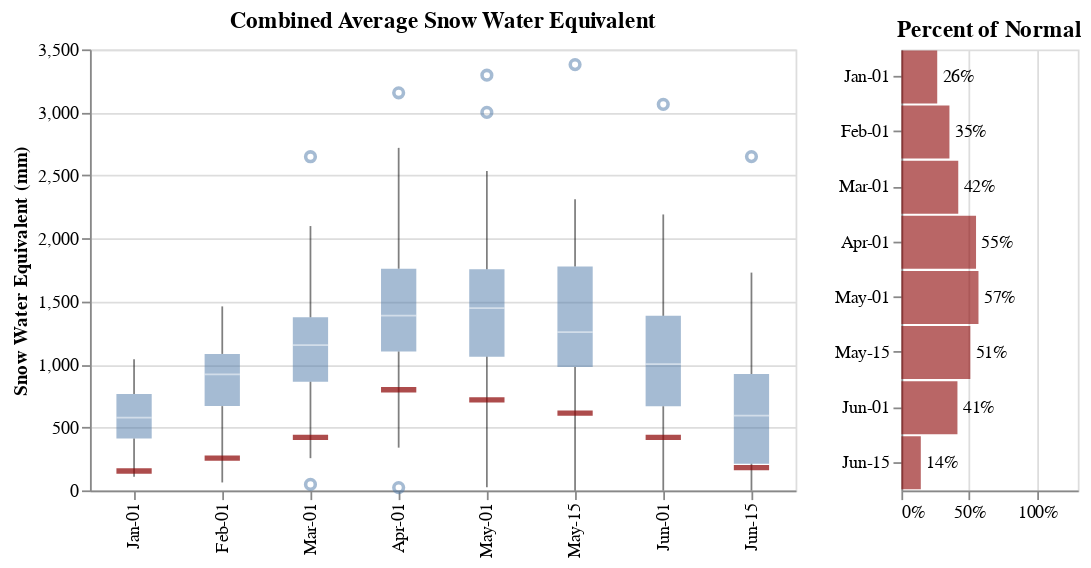

Notebook cell for this chart:
### Markdown cell above
## Manual Snow Surveys
The chart below shows the combined average snow water equivalent from sites in the WSAs for 2024 (red dash). The boxplots show the distribution of values for each survey period (quartiles), and the bar plot on the right shows the percent of historical average. 2024 saw values well below normal for the entire season. This is expected during string El Nino conditions.

### Code cell
# Create the boxplot for historical precipitation
swe_boxplot = alt.Chart(snow_data_all).mark_boxplot(size= 20, opacity=0.5).encode(
    alt.X('monthdate(date):O', title='Month (January-December)', axis=alt.Axis(format='%b-%d')),  # Display month in "mmm" format
    alt.Y('mean_swe:Q', title='Snow Water Equivalent (mm)'),
).properties(width=400, height=250, title='Combined Average Snow Water Equivalent')

#Create a base chart for 'Mean_TA' values
mean_swe_line = alt.Chart(snow_data_2024).mark_tick(size=20, thickness=3, color='darkred').encode(
    x=alt.X('monthdate(date):O', title=None, axis=alt.Axis(format='%b-%d')),
    y=alt.Y('mean_swe:Q', title='Snow Water Equivalent (mm)')
).properties(
    width=400, height=250
)

swe_line_2024 = alt.Chart(snow_data_2024).mark_tick(size=14, thickness=2, color='darkred', opacity=0.8).encode(
    x=alt.X('monthdate(date):O', title=None, axis=alt.Axis(format='%b-%d')),
    y=alt.Y('mean_swe:Q', title='Snow Water Equivalent (mm)')
).properties(
    width=400, height=250
)

# Create a chart for 'TA_Anomaly'
swe_anomaly_chart = alt.Chart(snow_data_2024).mark_bar(color='darkred', size=30, opacity=0.6).encode(
    x=alt.X('combined_swe_percent:Q', title=None, axis=alt.Axis(format='%'), scale=alt.Scale(domain=[0,1.3])),
    y=alt.Y('monthdate(date):O', title=None, axis=alt.Axis(format='%b-%d'))
).properties(
    title = 'Percent of Normal',width=100, height=250
)

text_percent = swe_anomaly_chart.mark_text(
    align='left',
    baseline='middle',
    size=10,
    dx=3  # Nudges text to right so it doesn't appear on top of the bar
).encode(
    text=alt.Text('combined_swe_percent:Q', format='.0%'),  # Format as percentage
)
anomaly_text = swe_anomaly_chart + text_percent

# Combine the two charts
combined_swe = swe_boxplot + mean_swe_line 

total = combined_swe | anomaly_text
total

### Figure 1 — Vega-Lite specification as saved in the notebook (floating-point values rounded to 4 significant figures; data arrays with more than 128 entries replaced by an {"elided": "..."} marker saying what was removed)
{"config": {"view": {"continuousWidth": 300, "continuousHeight": 300}}, "hconcat": [{"layer": [{"data": {"name": "data-1661f30602abdb5ed998b00c51526475"}, "mark": {"type": "boxplot", "opacity": 0.5, "size": 20}, "encoding": {"x": {"axis": {"format": "%b-%d"}, "field": "date", "timeUnit": "monthdate", "title": "Month (January-December)", "type": "ordinal"}, "y": {"field": "mean_swe", "title": "Snow Water Equivalent (mm)", "type": "quantitative"}}, "title": "Combined Average Snow Water Equivalent"}, {"data": {"name": "data-e4c92aa848419099b989315779b1b857"}, "mark": {"type": "tick", "color": "darkred", "size": 20, "thickness": 3}, "encoding": {"x": {"axis": {"format": "%b-%d"}, "field": "date", "timeUnit": "monthdate", "title": null, "type": "ordinal"}, "y": {"field": "mean_swe", "title": "Snow Water Equivalent (mm)", "type": "quantitative"}}}], "height": 250, "width": 400}, {"layer": [{"mark": {"type": "bar", "color": "darkred", "opacity": 0.6, "size": 30}, "encoding": {"x": {"axis": {"format": "%"}, "field": "combined_swe_percent", "scale": {"domain": [0, 1.3]}, "title": null, "type": "quantitative"}, "y": {"axis": {"format": "%b-%d"}, "field": "date", "timeUnit": "monthdate", "title": null, "type": "ordinal"}}, "title": "Percent of Normal"}, {"mark": {"type": "text", "align": "left", "baseline": "middle", "dx": 3, "size": 10}, "encoding": {"text": {"field": "combined_swe_percent", "format": ".0%", "type": "quantitative"}, "x": {"axis": {"format": "%"}, "field": "combined_swe_percent", "scale": {"domain": [0, 1.3]}, "title": null, "type": "quantitative"}, "y": {"axis": {"format": "%b-%d"}, "field": "date", "timeUnit": "monthdate", "title": null, "type": "ordinal"}}, "title": "Percent of Normal"}], "data": {"name": "data-e4c92aa848419099b989315779b1b857"}, "height": 250, "width": 100}], "$schema": "https://vega.github.io/schema/vega-lite/v5.8.0.json", "datasets": {"data-1661f30602abdb5ed998b00c51526475": {"elided": "593 records"}, "data-e4c92aa848419099b989315779b1b857": [{"year": 2024, "month": 1, "day": 1, "sample": 1, "grouse_depth": 25.0, "grouse_swe": 120.0, "grouse_density": 48.8, "dog_depth": 20.0, "dog_swe": 92.0, "dog_density": 46.7, "orchid_depth": 67.0, "orchid_swe": 250.0, "orchid_density": 37.7, "disappointment_depth": 39.0, "disappointment_swe": 165.0, "disappointment_density": 43.1, "palisade_depth": null, "palisade_swe": null, "palisade_density": null, "snowline": 1100.0, "enso_phase": "positive", "enso_oni": 1.8, "enso_oni_main": "positive", "pdo_phase": "negative", "pdo_anomaly": -1.55, "pdo_phase_main": "negative", "sca_%": null, "date": "2024-01-01T00:00:00", "DOY": 1, "mean_depth": 37.3, "mean_swe": 154.0, "mean_density": 44.1, "grouse_mean_depth": 140.4, "dog_mean_depth": 139.5, "orchid_mean_depth": 212.2, "disappointment_mean_depth": 188.7, "palisade_mean_depth": null, "grouse_mean_swe": 491.1, "dog_mean_swe": 480.9, "orchid_mean_swe": 718.0, "disappointment_mean_swe": 653.0, "palisade_mean_swe": null, "grouse_depth_percent": 0.1781, "dog_depth_percent": 0.1434, "orchid_depth_percent": 0.3157, "disappointment_depth_percent": 0.2067, "palisade_depth_percent": null, "grouse_swe_percent": 0.2443, "dog_swe_percent": 0.1913, "orchid_swe_percent": 0.3482, "disappointment_swe_percent": 0.2527, "palisade_swe_percent": null, "combined_depth_percent": 0.222, "combined_swe_percent": 0.264}, {"year": 2024, "month": 2, "day": 1, "sample": 2, "grouse_depth": 53.0, "grouse_swe": 244.0, "grouse_density": 46.0, "dog_depth": 47.0, "dog_swe": 207.0, "dog_density": 44.0, "orchid_depth": 112.0, "orchid_swe": 448.0, "orchid_density": 40.0, "disappointment_depth": 70.0, "disappointment_swe": 305.0, "disappointment_density": 43.6, "palisade_depth": 28.0, "palisade_swe": 128.0, "palisade_density": 45.7, "snowline": 1000.0, "enso_phase": "positive", "enso_oni": 1.5, "enso_oni_main": "positive", "pdo_phase": "negative", "pdo_anomaly": -1.31, "pdo_phase_main": "negative", "sca_%": null, "date": "2024-02-01T00:00:00", "DOY": 32, "mean_depth": 60.0, "mean_swe": 256.8, "mean_density": 43.9, "grouse_mean_depth": 202.4, "dog_mean_depth": 182.0, "orchid_mean_depth": 275.7, "disappointment_mean_depth": 220.9, "palisade_mean_depth": 162.8, "grouse_mean_swe": 784.4, "dog_mean_swe": 718.2, "orchid_mean_swe": 1061.0, "disappointment_mean_swe": 864.3, "palisade_mean_swe": 718.2, "grouse_depth_percent": 0.2619, "dog_depth_percent": 0.2582, "orchid_depth_percent": 0.4062, "disappointment_depth_percent": 0.3169, "palisade_depth_percent": 0.172, "grouse_swe_percent": 0.3111, "dog_swe_percent": 0.2882, "orchid_swe_percent": 0.4221, "disappointment_swe_percent": 0.3529, "palisade_swe_percent": 0.1782, "combined_depth_percent": 0.327, "combined_swe_percent": 0.354}, {"year": 2024, "month": 3, "day": 1, "sample": 3, "grouse_depth": 132.0, "grouse_swe": 430.0, "grouse_density": 32.6, "dog_depth": 112.0, "dog_swe": 335.0, "dog_density": 29.9, "orchid_depth": 230.0, "orchid_swe": 655.0, "orchid_density": 28.5, "disappointment_depth": 172.0, "disappointment_swe": 510.0, "disappointment_density": 29.7, "palisade_depth": 104.0, "palisade_swe": 265.0, "palisade_density": 25.5, "snowline": 500.0, "enso_phase": "positive", "enso_oni": null, "enso_oni_main": "positive", "pdo_phase": "negative", "pdo_anomaly": -1.57, "pdo_phase_main": "negative", "sca_%": null, "date": "2024-03-01T00:00:00", "DOY": 61, "mean_depth": 144.5, "mean_swe": 421.2, "mean_density": 29.2, "grouse_mean_depth": 259.9, "dog_mean_depth": 213.2, "orchid_mean_depth": 386.4, "disappointment_mean_depth": 308.8, "palisade_mean_depth": 304.8, "grouse_mean_swe": 1039.0, "dog_mean_swe": 868.2, "orchid_mean_swe": 1488.0, "disappointment_mean_swe": 1183.0, "palisade_mean_swe": 1178.0, "grouse_depth_percent": 0.5079, "dog_depth_percent": 0.5253, "orchid_depth_percent": 0.5952, "disappointment_depth_percent": 0.557, "palisade_depth_percent": 0.3412, "grouse_swe_percent": 0.414, "dog_swe_percent": 0.3859, "orchid_swe_percent": 0.4402, "disappointment_swe_percent": 0.4312, "palisade_swe_percent": 0.225, "combined_depth_percent": 0.559, "combined_swe_percent": 0.419}, {"year": 2024, "month": 4, "day": 1, "sample": 4, "grouse_depth": 172.0, "grouse_swe": 795.0, "grouse_density": 46.2, "dog_depth": 143.0, "dog_swe": 655.0, "dog_density": 45.8, "orchid_depth": 255.0, "orchid_swe": 1080.0, "orchid_density": 42.4, "disappointment_depth": 196.0, "disappointment_swe": 862.0, "disappointment_density": 44.0, "palisade_depth": 140.0, "palisade_swe": 665.0, "palisade_density": 47.5, "snowline": 800.0, "enso_phase": "positive", "enso_oni": null, "enso_oni_main": "positive", "pdo_phase": "negative", "pdo_anomaly": null, "pdo_phase_main": "negative", "sca_%": null, "date": "2024-04-01T00:00:00", "DOY": 92, "mean_depth": 177.5, "mean_swe": 798.8, "mean_density": 45.2, "grouse_mean_depth": 300.1, "dog_mean_depth": 307.6, "orchid_mean_depth": 424.6, "disappointment_mean_depth": 350.9, "palisade_mean_depth": 356.9, "grouse_mean_swe": 1290.0, "dog_mean_swe": 1316.0, "orchid_mean_swe": 1870.0, "disappointment_mean_swe": 1496.0, "palisade_mean_swe": 1532.0, "grouse_depth_percent": 0.5731, "dog_depth_percent": 0.4649, "orchid_depth_percent": 0.6006, "disappointment_depth_percent": 0.5586, "palisade_depth_percent": 0.3923, "grouse_swe_percent": 0.6165, "dog_swe_percent": 0.4976, "orchid_swe_percent": 0.5776, "disappointment_swe_percent": 0.5762, "palisade_swe_percent": 0.434, "combined_depth_percent": 0.541, "combined_swe_percent": 0.55}, {"year": 2024, "month": 5, "day": 1, "sample": 5, "grouse_depth": 167.0, "grouse_swe": 770.0, "grouse_density": 46.1, "dog_depth": 125.0, "dog_swe": 564.0, "dog_density": 45.1, "orchid_depth": 240.0, "orchid_swe": 1145.0, "orchid_density": 47.7, "disappointment_depth": 172.0, "disappointment_swe": 800.0, "disappointment_density": 46.5, "palisade_depth": 86.0, "palisade_swe": 396.0, "palisade_density": 46.0, "snowline": 1000.0, "enso_phase": null, "enso_oni": null, "enso_oni_main": null, "pdo_phase": null, "pdo_anomaly": null, "pdo_phase_main": null, "sca_%": null, "date": "2024-05-01T00:00:00", "DOY": 122, "mean_depth": 154.5, "mean_swe": 718.8, "mean_density": 46.3, "grouse_mean_depth": 272.4, "dog_mean_depth": 215.0, "orchid_mean_depth": 368.6, "disappointment_mean_depth": 301.7, "palisade_mean_depth": 286.2, "grouse_mean_swe": 1327.0, "dog_mean_swe": 1024.0, "orchid_mean_swe": 1853.0, "disappointment_mean_swe": 1496.0, "palisade_mean_swe": 1462.0, "grouse_depth_percent": 0.6131, "dog_depth_percent": 0.5814, "orchid_depth_percent": 0.6511, "disappointment_depth_percent": 0.5701, "palisade_depth_percent": 0.3005, "grouse_swe_percent": 0.5803, "dog_swe_percent": 0.5509, "orchid_swe_percent": 0.618, "disappointment_swe_percent": 0.5348, "palisade_swe_percent": 0.2708, "combined_depth_percent": 0.601, "combined_swe_percent": 0.568}, {"year": 2024, "month": 5, "day": 15, "sample": 6, "grouse_depth": 113.0, "grouse_swe": 568.0, "grouse_density": null, "dog_depth": 72.0, "dog_swe": 374.0, "dog_density": 51.9, "orchid_depth": 186.0, "orchid_swe": 897.0, "orchid_density": 48.2, "disappointment_depth": 131.0, "disappointment_swe": 648.0, "disappointment_density": 49.6, "palisade_depth": null, "palisade_swe": null, "palisade_density": null, "snowline": 1100.0, "enso_phase": null, "enso_oni": null, "enso_oni_main": null, "pdo_phase": null, "pdo_anomaly": null, "pdo_phase_main": null, "sca_%": null, "date": "2024-05-15T00:00:00", "DOY": 136, "mean_depth": 123.7, "mean_swe": 613.0, "mean_density": 49.9, "grouse_mean_depth": 113.0, "dog_mean_depth": 165.3, "orchid_mean_depth": 303.3, "disappointment_mean_depth": 246.0, "palisade_mean_depth": null, "grouse_mean_swe": 568.0, "dog_mean_swe": 856.8, "orchid_mean_swe": 1558.0, "disappointment_mean_swe": 1263.0, "palisade_mean_swe": null, "grouse_depth_percent": 1.0, "dog_depth_percent": 0.4356, "orchid_depth_percent": 0.6133, "disappointment_depth_percent": 0.5325, "palisade_depth_percent": null, "grouse_swe_percent": 1.0, "dog_swe_percent": 0.4365, "orchid_swe_percent": 0.5757, "disappointment_swe_percent": 0.5131, "palisade_swe_percent": null, "combined_depth_percent": 0.527, "combined_swe_percent": 0.508}, {"year": 2024, "month": 6, "day": 1, "sample": 7, "grouse_depth": null, "grouse_swe": null, "grouse_density": null, "dog_depth": 23.0, "dog_swe": 112.0, "dog_density": 48.7, "orchid_depth": 142.0, "orchid_swe": 728.0, "orchid_density": 51.3, "disappointment_depth": 63.0, "disappointment_swe": 302.0, "disappointment_density": 47.9, "palisade_depth": null, "palisade_swe": null, "palisade_density": null, "snowline": 1100.0, "enso_phase": null, "enso_oni": null, "enso_oni_main": null, "pdo_phase": null, "pdo_anomaly": null, "pdo_phase_main": null, "sca_%": null, "date": "2024-06-01T00:00:00", "DOY": 153, "mean_depth": 82.5, "mean_swe": 420.0, "mean_density": 49.3, "grouse_mean_depth": null, "dog_mean_depth": 101.3, "orchid_mean_depth": 216.4, "disappointment_mean_depth": 129.6, "palisade_mean_depth": null, "grouse_mean_swe": null, "dog_mean_swe": 554.4, "orchid_mean_swe": 1199.0, "disappointment_mean_swe": 700.2, "palisade_mean_swe": null, "grouse_depth_percent": null, "dog_depth_percent": 0.227, "orchid_depth_percent": 0.6562, "disappointment_depth_percent": 0.4861, "palisade_depth_percent": null, "grouse_swe_percent": null, "dog_swe_percent": 0.202, "orchid_swe_percent": 0.6071, "disappointment_swe_percent": 0.4313, "palisade_swe_percent": null, "combined_depth_percent": 0.456, "combined_swe_percent": 0.413}, {"year": 2024, "month": 6, "day": 15, "sample": 8, "grouse_depth": null, "grouse_swe": null, "grouse_density": null, "dog_depth": 0.0, "dog_swe": 0.0, "dog_density": 0.0, "orchid_depth": 69.0, "orchid_swe": 360.0, "orchid_density": 52.2, "disappointment_depth": 0.0, "disappointment_swe": 0.0, "disappointment_density": 0.0, "palisade_depth": null, "palisade_swe": null, "palisade_density": null, "snowline": 1200.0, "enso_phase": null, "enso_oni": null, "enso_oni_main": null, "pdo_phase": null, "pdo_anomaly": null, "pdo_phase_main": null, "sca_%": null, "date": "2024-06-15T00:00:00", "DOY": 167, "mean_depth": 34.5, "mean_swe": 180.0, "mean_density": 17.4, "grouse_mean_depth": null, "dog_mean_depth": 61.0, "orchid_mean_depth": 152.9, "disappointment_mean_depth": 68.8, "palisade_mean_depth": null, "grouse_mean_swe": null, "dog_mean_swe": 342.8, "orchid_mean_swe": 836.6, "disappointment_mean_swe": 382.4, "palisade_mean_swe": null, "grouse_depth_percent": null, "dog_depth_percent": 0.0, "orchid_depth_percent": 0.4513, "disappointment_depth_percent": 0.0, "palisade_depth_percent": null, "grouse_swe_percent": null, "dog_swe_percent": 0.0, "orchid_swe_percent": 0.4303, "disappointment_swe_percent": 0.0, "palisade_swe_percent": null, "combined_depth_percent": 0.15, "combined_swe_percent": 0.143}]}}
